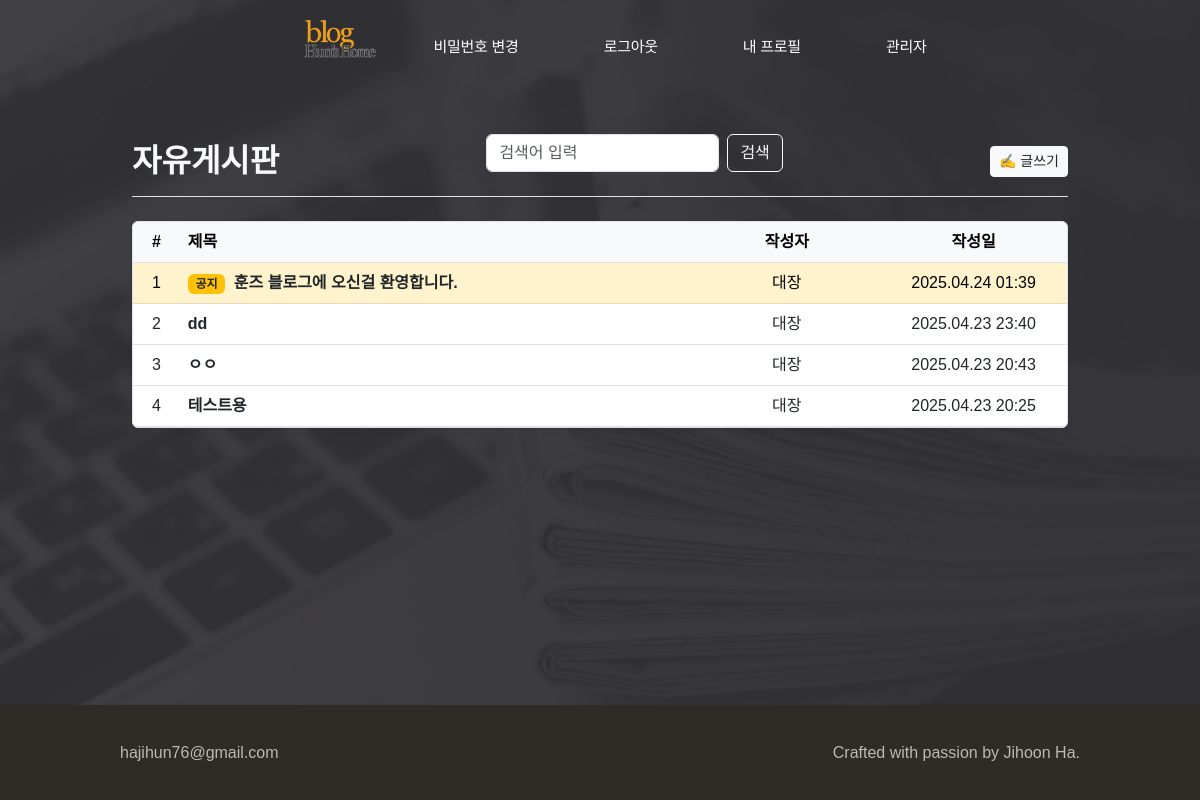
/community/ (signed in), run on the app's committed database.
### community/models.py (models this page shows, shortened)
class Post(models.Model):
    title = models.CharField(max_length=100)
    content = CKEditor5Field(config_name='default')
    created_at = models.DateTimeField(auto_now_add=True)
    views = models.PositiveIntegerField(default=0)
    is_notice = models.BooleanField(default=False, verbose_name="공지로 등록")
    author = models.ForeignKey(User, on_delete=models.CASCADE)

### blog/models.py (models this page shows, shortened)
class User(AbstractUser):
    nickname = models.CharField(
        max_length=15,
        unique=True,
        null=True,
        validators=[validate_no_special_characters],
        error_messages={'unique': '이미 사용중인 닉네임입니다.'},
    )
    profile_pic = models.ImageField(default='default_profile_pic.jpg', upload_to='profile_pics')
    intro = models.CharField(max_length=60, blank=True)

### community/views.py (the view)
# urls.py: path('', views.PostListView.as_view(), name='community_list'),
class PostListView(ListView):
    model = Post
    template_name = 'community/post_list.html'
    context_object_name = 'posts'
    ordering = ['-created_at']
    paginate_by = 10
    def get_queryset(self):
        qs = super().get_queryset()
        qs = qs.order_by('-is_notice', '-created_at') # 공지 -> 최신순
        keyword = self.request.GET.get('q', '')
        if keyword:
            qs = qs.filter(
                Q(title__icontains=keyword) |
                Q(content__icontains=keyword) |
                Q(author__nickname__icontains=keyword)
            )
        return qs.order_by('-is_notice', '-created_at')

### community/templates/community/post_list.html (shortened to what this page needs)
{% extends "blog_base/base_with_navbar.html" %}
{% load static %}
{% block extra_head %}
<link rel="stylesheet" href="{% static 'community/css/navbar_override.css' %}">
{% endblock extra_head %}
{% block content %}
<link href="https://cdn.jsdelivr.net/npm/bootstrap@5.3.0/dist/css/bootstrap.min.css" rel="stylesheet">
<main class="container-lg py-5" style="max-width: 960px;">
  <div class="d-flex justify-content-between align-items-center mb-4 border-bottom pb-2">
    <h2 class="fw-bold text-light mb-0">자유게시판</h2>
    <form method="get" class="mb-3 d-flex justify-content-end">
      <input type="text" name="q" value="{{ request.GET.q }}" class="form-control w-100" placeholder="검색어 입력">
      <button type="submit" class="btn btn-outline-light ms-2">검색</button>
    </form>
    <a href="{% url 'community_create' %}" class="btn btn-light btn-sm text-dark">
      ✍ 글쓰기
    </a>
  </div>
  <div class="shadow-sm rounded bg-white overflow-hidden border">
    <table class="table table-hover align-middle mb-0 text-center">
      <thead class="table-light">
        <tr>
          <th style="width: 5%;">#</th>
          <th class="text-start">제목</th>
          <th style="width: 20%;">작성자</th>
          <th style="width: 20%;">작성일</th>
        </tr>
      </thead>
      <tbody>
        {% for post in posts %}
        <tr {% if post.is_notice %}class="table-warning"{% endif %}>
          <td>{{ forloop.counter }}</td>
          <td class="text-start">
            <a href="{% url 'community_detail' post.id %}" class="text-dark text-decoration-none fw-semibold">
              {% if post.is_notice %}
                <span class="badge bg-warning text-dark me-1">공지</span>
              {% endif %}
              {{ post.title }}
            </a>
          </td>
          <td>{{ post.author.nickname }}</td>
          <td>{{ post.created_at|date:"Y.m.d H:i" }}</td>
        </tr>
        {% empty %}
        <tr>
          <td colspan="4" class="py-4 text-muted">아직 게시글이 없습니다.</td>
        </tr>
        {% endfor %}
      </tbody>
    </table>
  </div>
</main>
{% endblock content %}

### blog/static/blog/css/theme.css (style rules this page uses)
* { font-family: "Spoqa Han Sans Neo", sans-serif; }
:root { --border: #e3e1dc; --text: #fff; --link: #fff; --site-footer: #bcb9b0; --site-footer-background: #2f2c28; --site-header-background: rgba(255, 255, 255, 0.76); --max-content-width: 1000px; --input-background: #fff; --input-border: #cccac3; --input-error: #999; --input-error-border: #e6584e; --input-focus-border: #ffcc00; --input-focus-background: #fffdf3; --input-placeholder: #bcb9b0; --button-text: #fff; --button-primary-background: #222; --button-primary-hover-background: #444; --account-link: #fff; --box-border: #e3e1dc; --dialog-border: #e3e1dc; --dialog-background: #f6f5f3; --dialog-info: #e1811b; --max-content-width: 1000px; --file-content-border: #cccac3; --file-content-background: #fff; --profile-header-edit: #7b776b; --main-header-border: #f0efec; --main-header-background: #fff; --profile-header-edit: #7b776b; --avatar-placeholder: #e3e1dc; --chip-border: #e3e1dc; --chip-text: #2f2c28; }

### blog/static/blog/css/styles.css (style rules this page uses)
html { position: relative; min-height: 100vh; margin: 0; }
body { display: flex; min-height: 100vh; flex-direction: column; margin: 0; padding: 0; background: url("../images/bg.jpg") no-repeat center top/cover; -webkit-font-smoothing: antialiased; -moz-osx-font-smoothing: auto; word-break: keep-all; }
a, a:hover { color: var(--text); }
a { text-decoration: none; }

### data on the page
Post: is_notice "공지", title "훈즈 블로그에 오신걸 환영합니다.", author.nickname "대장", created_at "2025.04.24 01:39"
Post: title "dd", author.nickname "대장", created_at "2025.04.23 23:40"
Post: title "ㅇㅇ", author.nickname "대장", created_at "2025.04.23 20:43"
Post: title "테스트용", author.nickname "대장", created_at "2025.04.23 20:25"
